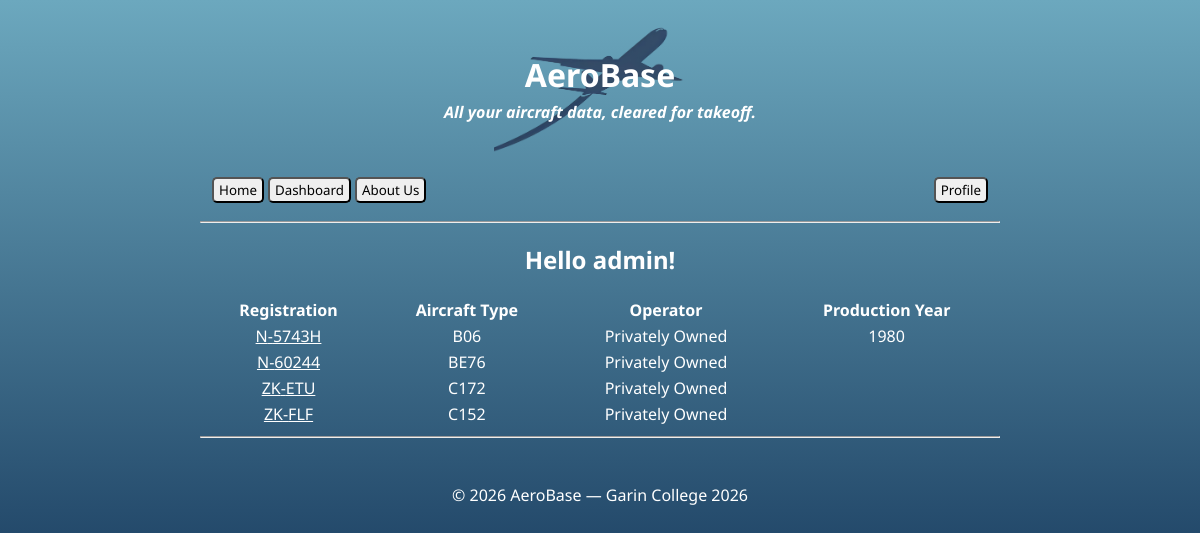
The page /database/aircraft (signed in) on the database as committed earlier.
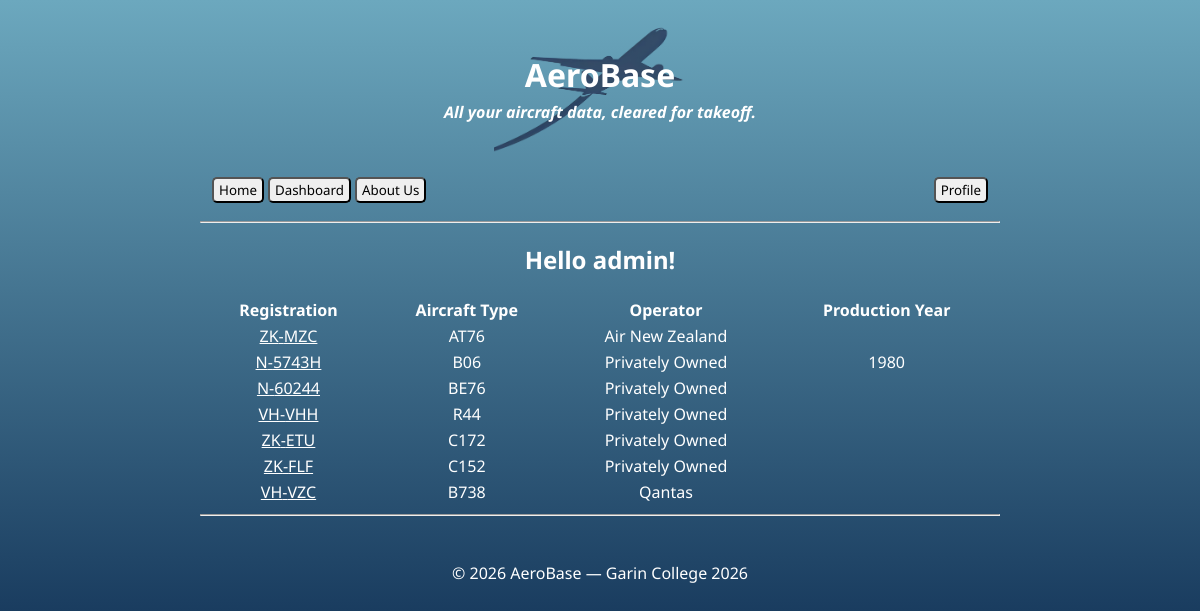
The same page on the database as committed later.
### app.py (models this page shows)
class Aircraft(db.Model):
    id = db.Column(db.Integer, primary_key = True)
    registration = db.Column(db.String(10), nullable = False)
    year_produced = db.Column(db.Integer, nullable = True)
    operator_id = db.Column(db.String(3), db.ForeignKey("operator.icao"), nullable=False)
    registration_prefix = db.Column(db.String(5), db.ForeignKey("registration_prefix.prefix"), nullable=False)
    manufacturer_id = db.Column(db.Integer, db.ForeignKey("manufacturer.manufacturer_id"), nullable=False)
    user_id = db.Column(db.Integer, db.ForeignKey("user.id"), nullable = True)
    date_time = db.Column(db.DateTime, server_default=db.func.now(), onupdate=db.func.now(), nullable=False)
    __table_args__ = ( # Checks that the combination of the prefix and registration are unique, so something like ZK-ABC can exist, but so can VH-ABC and not a second ZK-ABC.
        db.UniqueConstraint(
            "registration_prefix",
            "registration",
            name = "unique_registration"
        ),
    )
    operator = db.relationship(
        "Operator",
        back_populates = "aircrafts"
    )
    prefix = db.relationship(
        "RegistrationPrefix",
        back_populates = "aircrafts"
    )
    manufacturer = db.relationship(
        "Manufacturer",
        back_populates = "aircrafts"
    )
    user = db.relationship(
        "User",
        back_populates = "aircrafts"
    )

class Manufacturer(db.Model):
    manufacturer_id = db.Column(db.Integer, primary_key = True)
    type_icao = db.Column(db.String(4), nullable = False)
    manufacturer_name = db.Column(db.String(50), nullable = False)
    model_name = db.Column(db.String(50), nullable = False)
    wake_cat = db.Column(db.String(1), nullable = False)
    operators = db.relationship(
        "Operator",
        secondary = manufacturer_operator,
        back_populates = "manufacturers"
    )
    aircrafts = db.relationship(
        "Aircraft",
        back_populates = "manufacturer"
    )

class Operator(db.Model):
    icao = db.Column(db.String(3), primary_key = True)
    hub_icao = db.Column(db.String(4), nullable = False)
    year_founded = db.Column(db.Integer, nullable = False)
    operator_name = db.Column(db.String(25), nullable = False)
    user_id = db.Column(db.Integer, db.ForeignKey("user.id"), nullable = True)
    date_time = db.Column(db.DateTime, server_default=db.func.now(), onupdate=db.func.now(), nullable=False)
    manufacturers = db.relationship(
        "Manufacturer",
        secondary = manufacturer_operator,
        back_populates = "operators"
    )
    aircrafts = db.relationship(
        "Aircraft",
        back_populates = "operator"
    )
    user = db.relationship(
        "User",
        back_populates = "operators"
    )

### app.py (the view)
    @app.route("/database/aircraft")
    def dbaircraft():
        aircraft = Aircraft.query.order_by(Aircraft.operator_id, Aircraft.registration_prefix, Aircraft.registration).all() # Pulls all aircraft from the database
        if "user" in session:
            return render_template(
                "aircraft.html",
                page_title = "Database (Aircraft)",
                user=session["user"],
                aircrafts=aircraft
            )
        else:
            return redirect(url_for("login"))

### app.py (called while the page is built)
@app.context_processor
def inject_user():
   return{
       "logged_in": "user" in session
   }

### templates/aircraft.html
{% extends "layout.html" %}
{% block content %}
<h2 style="color: #ffffff;">Hello {{user}}!</h2>
<table style="width: 100%; color:#ffffff;">
    <tr>
        <th>Registration</th>
        <th>Aircraft Type</th>
        <th>Operator</th>
        <th>Production Year</th>
    </tr>
    {% for aircraft in aircrafts %}
    <tr>
        <td><a href="/database/aircraft/{{ aircraft.id }}" style="color:#ffffff">{{aircraft.registration_prefix}}-{{aircraft.registration}}</a></td>
        <td>{{aircraft.manufacturer.type_icao}}</td>
        <td>{{aircraft.operator.operator_name}}</td>
        <td>
            {% if aircraft.year_produced %}
            {{aircraft.year_produced}}
            {% endif %}
        </td>
    </tr>
    {% endfor %}
</table>
{% endblock %}

### templates/layout.html (shortened to what this page needs)
<!doctype html>
<html lang="en">
<head>
<link rel="stylesheet" href="{{ url_for('static', filename='style.css') }}">
</head>
<body>
{% include "header.html" %}
{% include "nav.html" %}
  <hr>
  {% block content %}{% endblock %}
  <hr>
  {% include "footer.html" %}
</body>
</html>

### templates/header.html
<header>
  <h1 style="margin-bottom: 5px;">AeroBase</h1>
  <h4 style="margin-top: 5px"><i>All your aircraft data, cleared for takeoff.</i></h4>
</header>

### templates/nav.html
<nav>
  <button style="margin-inline:2px" type="button" onclick="window.location.href='/'">Home</button>
  <button style="margin-inline:2px" type="button" onclick="window.location.href='/dashboard'">Dashboard</button>
  <button style="margin-inline:2px" type="button" onclick="window.location.href='/about-us'">About Us</button>
  {% if logged_in %}
    <button style="margin-inline:2px; margin-inline-start:auto;"  class="login-link" type="button" onclick="window.location.href='/profile'">Profile</button>
  {% else %}
    <button style="margin-inline:2px; margin-inline-start:auto;"  class="login-link" type="button" onclick="window.location.href='/login'">Login</button>
  {% endif %}
</nav>

### templates/footer.html
<footer>
  <p style="color: #ffffff;">
    © 2026 AeroBase — Garin College 2026
  </p>
</footer>

### static/style.css (style rules this page uses)
html { height:100%; }
body { font-family: 'Noto Sans', sans-serif; max-width: 800px; margin: 20px auto; background-image: linear-gradient(to bottom, #6ca8be, #001b42); background-repeat: no-repeat; background-attachment: fixed; text-align:center; }
header { padding: 12px; border-radius: 8px; color:#ffffff; background-image: url('homepage.png'); background-position: center; background-size: contain; background-repeat: no-repeat; }
nav { margin-top: 10px; padding: 10px; border-radius: 8px; display: flex; align-items: center; }
footer { margin-top: 20px; padding: 10px; border-radius: 8px; }
button { padding:2px; border-radius: 5px; padding-left: 5px; padding-right: 5px; font-family: 'Noto Sans', sans-serif; }

Rows that differ between the two databases and show on the page:
added Aircraft: registration_prefix "ZK", registration "MZC", manufacturer.type_icao "AT76", operator.operator_name "Air New Zealand"
added Aircraft: registration_prefix "VH", registration "VHH", manufacturer.type_icao "R44", operator.operator_name "Privately Owned"
added Aircraft: registration_prefix "VH", registration "VZC", manufacturer.type_icao "B738", operator.operator_name "Qantas"
